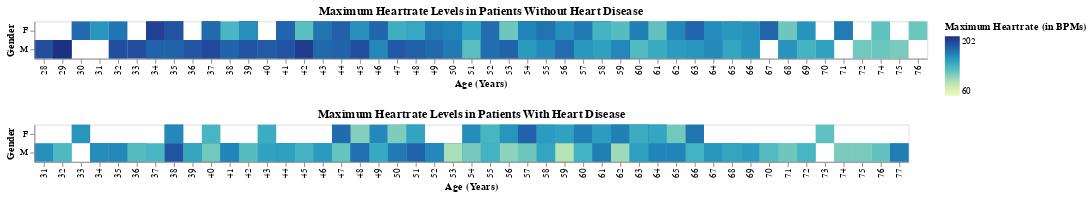

Notebook source saved alongside this figure:
### Code cell
hd = alt.Chart(data).mark_rect().encode(
    x=alt.X('Age:N', title="Age (Years)"),
    y=alt.Y('Sex:N', title="Gender"),
    color=alt.Color('MaxHR:Q', title="Maximum Heartrate (in BPMs)"),
    tooltip= [alt.Tooltip('MaxHR', title='Maximum Heartrate'), alt.Tooltip('Age'), alt.Tooltip('Sex')]
).transform_filter(alt.FieldEqualPredicate(field='HeartDisease', equal=1)
                  ).properties(title='Maximum Heartrate Levels in Patients With Heart Disease')

nhd = alt.Chart(data).mark_rect().encode(
    x=alt.X('Age:N', title="Age (Years)"),
    y=alt.Y('Sex:N', title="Gender"),
    color=alt.Color('MaxHR:Q', title="Maximum Heartrate (in BPMs)"),
    tooltip= [alt.Tooltip('MaxHR', title='Maximum Heartrate'), alt.Tooltip('Age'), alt.Tooltip('Sex')]
).transform_filter(alt.FieldEqualPredicate(field='HeartDisease', equal=0)
                  ).properties(title='Maximum Heartrate Levels in Patients Without Heart Disease')


alt.vconcat(nhd, hd)

### Figure 1 — Vega-Lite specification as saved in the notebook (floating-point values rounded to 4 significant figures; data arrays with more than 128 entries replaced by an {"elided": "..."} marker saying what was removed)
{"config": {"view": {"continuousWidth": 400, "continuousHeight": 300}}, "vconcat": [{"mark": "rect", "encoding": {"color": {"field": "MaxHR", "title": "Maximum Heartrate (in BPMs)", "type": "quantitative"}, "tooltip": [{"field": "MaxHR", "title": "Maximum Heartrate", "type": "quantitative"}, {"field": "Age", "type": "quantitative"}, {"field": "Sex", "type": "nominal"}], "x": {"field": "Age", "title": "Age (Years)", "type": "nominal"}, "y": {"field": "Sex", "title": "Gender", "type": "nominal"}}, "title": "Maximum Heartrate Levels in Patients Without Heart Disease", "transform": [{"filter": {"equal": 0, "field": "HeartDisease"}}]}, {"mark": "rect", "encoding": {"color": {"field": "MaxHR", "title": "Maximum Heartrate (in BPMs)", "type": "quantitative"}, "tooltip": [{"field": "MaxHR", "title": "Maximum Heartrate", "type": "quantitative"}, {"field": "Age", "type": "quantitative"}, {"field": "Sex", "type": "nominal"}], "x": {"field": "Age", "title": "Age (Years)", "type": "nominal"}, "y": {"field": "Sex", "title": "Gender", "type": "nominal"}}, "title": "Maximum Heartrate Levels in Patients With Heart Disease", "transform": [{"filter": {"equal": 1, "field": "HeartDisease"}}]}], "data": {"name": "data-5ee510a4fa3be15e178280ef331a3bfd"}, "$schema": "https://vega.github.io/schema/vega-lite/v4.17.0.json", "datasets": {"data-5ee510a4fa3be15e178280ef331a3bfd": {"elided": "918 records"}}}
